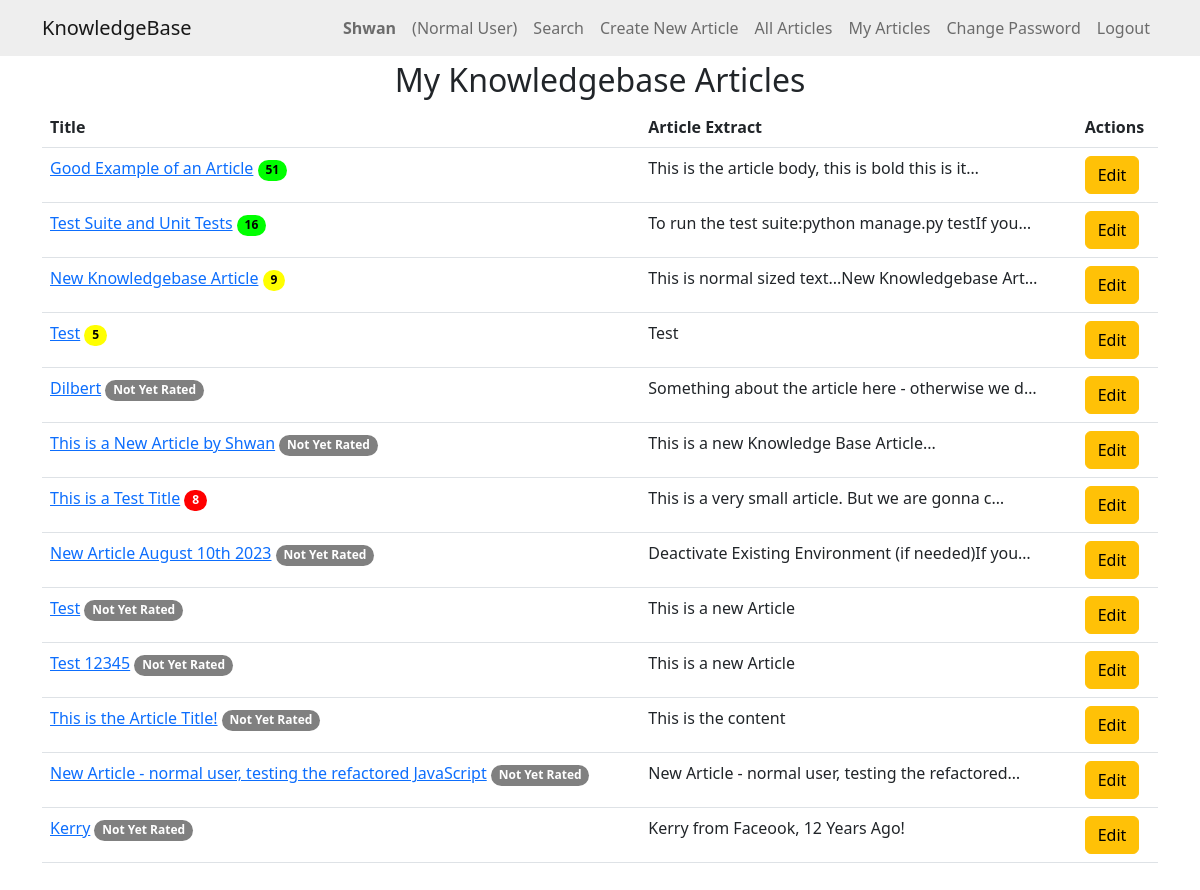
The page /myarticles/ (signed in) on the database as committed earlier.
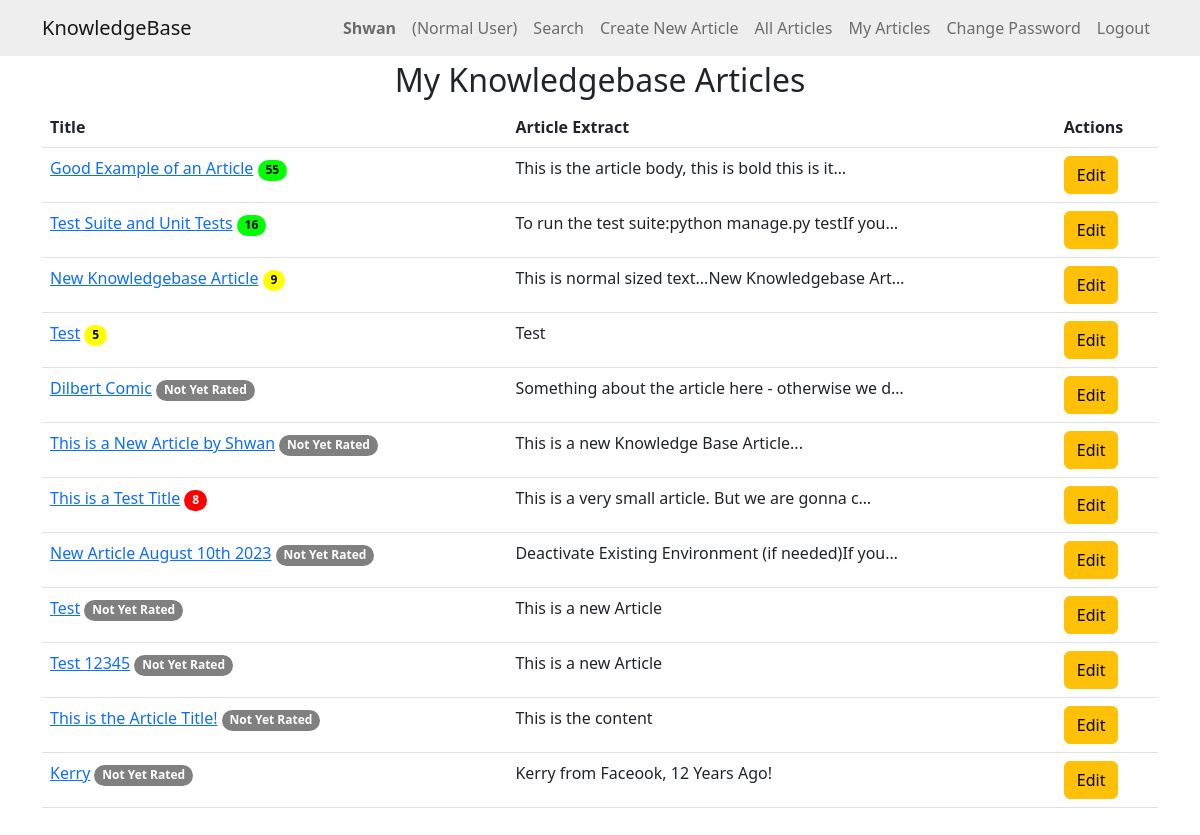
The same page on the database as committed later.
### knowledge/models.py (models this page shows)
class KBEntry(models.Model):
    title = models.CharField(max_length=255)
    article = models.TextField()
    created_by = models.ForeignKey(
        User, related_name="created_kb_entries", on_delete=models.SET_NULL, null=True
    )
    created_datetime = models.DateTimeField(auto_now_add=True)
    modified_datetime = models.DateTimeField(null=True, blank=True)
    last_modified_by = models.ForeignKey(
        User, related_name="modified_kb_entries", on_delete=models.SET_NULL, null=True
    )
    deleted_datetime = models.DateTimeField(null=True, blank=True)
    deleted_by = models.ForeignKey(
        User,
        related_name="deleted_kb_entries",
        on_delete=models.SET_NULL,
        null=True,
        blank=True,
    )
    upvotes = models.ManyToManyField(
        User, related_name="upvoted_kb_entries", blank=True
    )
    downvotes = models.ManyToManyField(
        User, related_name="downvoted_kb_entries", blank=True
    )
    rating = models.FloatField(default=0.0)
    views = models.PositiveIntegerField(default=0)
    meta_data = models.ManyToManyField("Tag", blank=True)

### knowledge/views.py (the view)
# urls.py: path("myarticles/", views.my_articles, name="my_articles"),
@login_required
def my_articles(request):
    user_articles = KBEntry.objects.filter(
        created_by=request.user, deleted_datetime__isnull=True
    )
    return render(request, "knowledge/my_articles.html", {"articles": user_articles})

### knowledge/templates/knowledge/my_articles.html (shortened to what this page needs)
{% extends 'knowledge/base.html' %}
{% block content %}
<h2>My Knowledgebase Articles</h2>
{% if articles %}
<table class="table" id="table" style="display:none">
    <thead>
        <tr>
            <th>Title</th>
            <th>Article Extract</th>
            <th>Actions</th>
        </tr>
    </thead>
    <tbody>
        {% for article in articles %}
        <tr>
            <td><a href="{% url 'article_detail' article.id %}">{{ article.title }}</a>
                {% if article.rating == 0.0 and article.downvotes.count == 0 %}
                <span class="badge rounded-pill badge-norating">Not Yet Rated</span>
                {% else %}
                {% if article.rating >= 75 %}
                <span class="badge rounded-pill badge-green"> {{ article.views }} </span>
                {% elif article.rating >= 50 %}
                <span class="badge rounded-pill badge-yellow">{{ article.views }}</span>
                {% elif article.rating >= 25 %}
                <span class="badge rounded-pill badge-orange">{{ article.views }}</span>
                {% else %}
                <span class="badge rounded-pill badge-red">{{ article.views }}</span>
                {% endif %}
                {% endif %}
            </td>
            <td>{{ article.article|striptags|truncatechars:50 }}</td>
            <td>
                <a href="{% url 'edit_article' article.id %}" class="btn btn-warning">Edit</a>
            </td>
        </tr>
        {% endfor %}
    </tbody>
</table>
{% else %}
<p>You haven't written any articles yet.</p>
{% endif %}
<br>
{% endblock %}

Rows that differ between the two databases and show on the page:
no longer on this page (row edited): KBEntry: title "New Article - normal user, testing the refactored JavaScript", rating "Not Yet Rated", article "New Article - normal user, testing the refactored…"
changed KBEntry "Good Example of an Article": views "51" → "55"
changed KBEntry "Something about the article here - otherwise we d…": title "Dilbert" → "Dilbert Comic"
